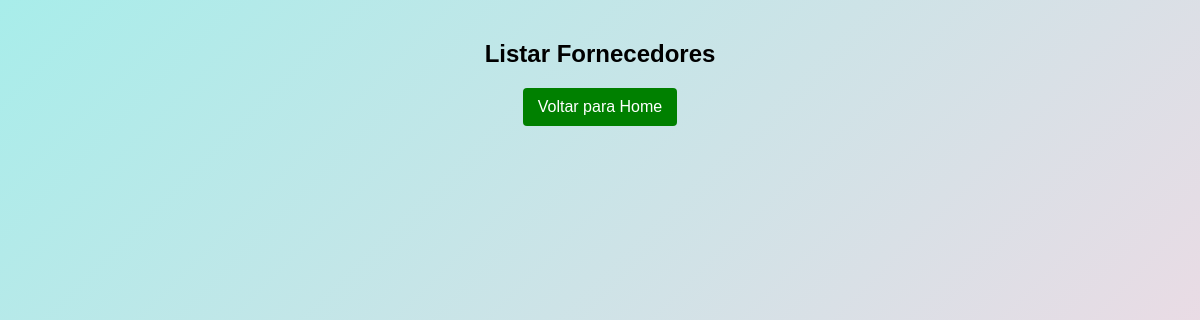
The page /listar_fornecedores/ on the database as committed earlier.
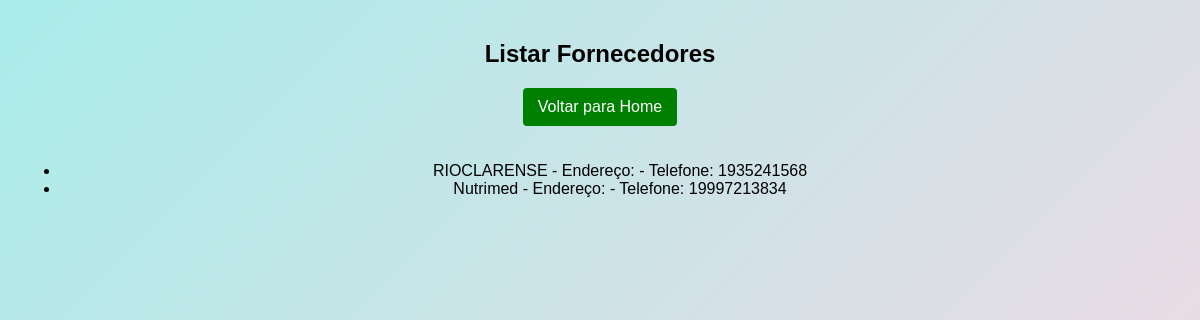
The same page on the database as committed later.
### sgis/models.py (models this page shows)
class Fornecedor(models.Model):
    nome = models.CharField(max_length=250)
    cnpj = models.CharField(max_length=14)
    endereco = models.CharField(max_length=250, verbose_name="Endereço")
    telefone = models.CharField(max_length=20)

### sgis/views.py (the view)
# urls.py: path('listar_fornecedores/', views.listar_fornecedores, name='listar_fornecedores'),
def listar_fornecedores(request):
    fornecedores = Fornecedor.objects.all()
    return render(request, 'sgis/listar_fornecedores.html', {'fornecedores': fornecedores})

### sgis/templates/sgis/listar_fornecedores.html (shortened to what this page needs)
{% load static %}
<!DOCTYPE html>
<html>
<head>
    <link rel="stylesheet" href="{% static 'css/style.css' %}">
</head>
<body>
    <div class="content">
        <h2>Listar Fornecedores</h2>
        <a href="{% url 'home' %}" class="home-button">Voltar para Home</a>
        <ul>
            {% for fornecedor in fornecedores %}
                <li>{{ fornecedor.nome }} - Endereço: {{ fornecedor.endereço }} - Telefone: {{ fornecedor.telefone }}</li>
            {% endfor %}
        </ul>
    </div>
</body>
</html>

Rows that differ between the two databases and show on the page:
added Fornecedor: nome "RIOCLARENSE", telefone "1935241568"
added Fornecedor: nome "Nutrimed", telefone "19997213834"
